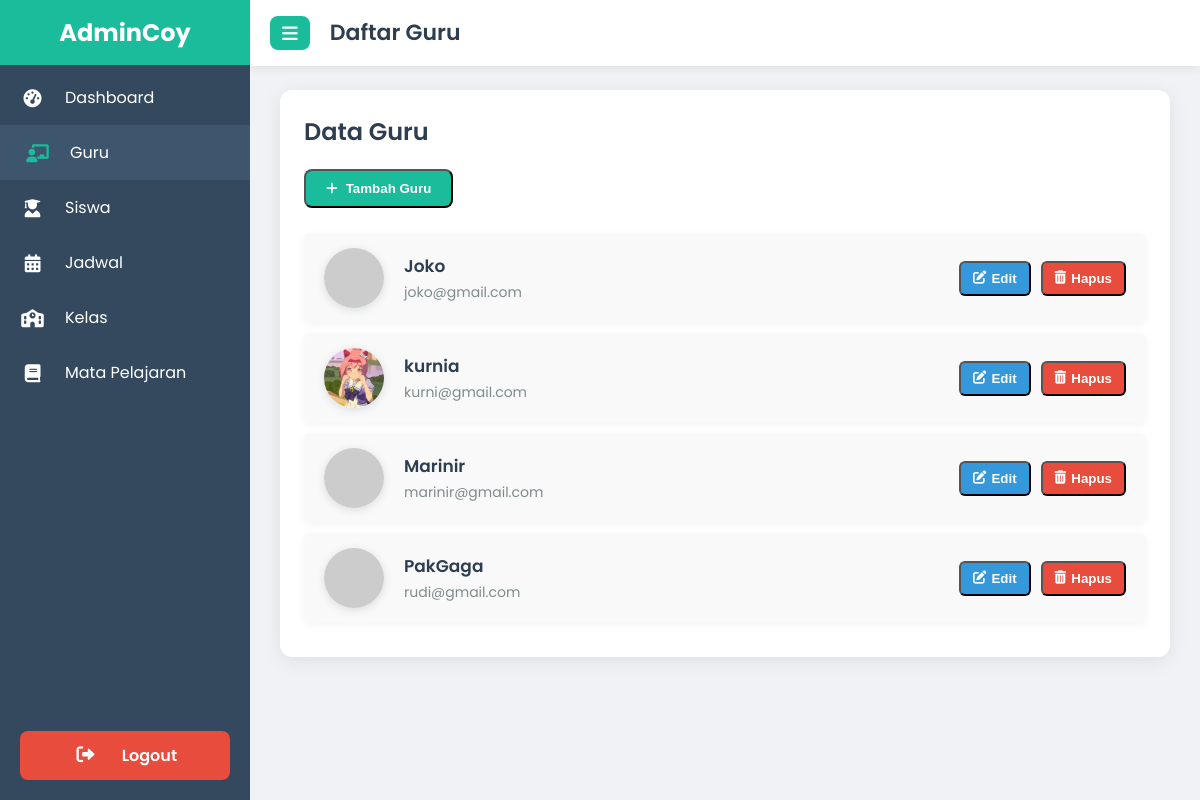
Screenshot of /admin/guru/index.php (signed in) with the database file from the repository.
### tables this page shows
CREATE TABLE `guru` (
  `id` int(11) NOT NULL,
  `nip` varchar(30) DEFAULT NULL,
  `name` varchar(100) DEFAULT NULL,
  `gender` enum('laki-laki','Perempuan') DEFAULT NULL,
  `email` varchar(100) DEFAULT NULL,
  `pass` varchar(255) DEFAULT NULL,
  `dob` date DEFAULT NULL,
  `no_hp` varchar(20) DEFAULT NULL,
  `photo` varchar(100) NOT NULL,
  `alamat` text DEFAULT NULL,
  `mapel` varchar(100) DEFAULT NULL,
  `admission_date` timestamp NOT NULL DEFAULT current_timestamp()
);

### admin/guru/index.php (the view, shortened to what this page needs)
<?php
require '../../koneksi.php';
$stmt = $pdo->query("SELECT * FROM guru ORDER BY name ASC");
$gurulist = $stmt->fetchAll();
?>
<!DOCTYPE html>
<html lang="id">
<head>
    <link href="https://cdnjs.cloudflare.com/ajax/libs/font-awesome/6.0.0-beta3/css/all.min.css" rel="stylesheet">
    <link rel="stylesheet" href="../../assets/admin.css">
</head>
<body>
    <div class="sidebar" id="sidebar">
        <div class="logo"><span>AdminCoy</span></div>
        <nav>
            <a href="../dashboard_admin.php">
                <i class="fas fa-tachometer-alt"></i>
                <span>Dashboard</span>
            </a>
            <a href="index.php" class="active">
                <i class="fas fa-chalkboard-teacher"></i>
                <span>Guru</span>
            </a>
            <a href="../siswa/index.php">
                <i class="fas fa-user-graduate"></i>
                <span>Siswa</span>
            </a>
            <a href="../jadwal/index.php">
                <i class="fas fa-calendar-alt"></i>
                <span>Jadwal</span>
            </a>
            <a href="../kelas/index.php">
                <i class="fas fa-school"></i>
                <span>Kelas</span>
            </a>
            <a href="../mapel/index.php">
                <i class="fas fa-book"></i>
                <span>Mata Pelajaran</span>
            </a>
            <div class="logout-button-container">
                <a href="../logout.php">
                    <i class="fas fa-sign-out-alt"></i>
                    <span>Logout</span>
                </a>
            </div>
        </nav>
    </div>
    <div class="header" id="header">
        <button class="toggle-btn" onclick="toggleSidebar()">
            <i class="fas fa-bars"></i>
        </button>
        <h1>Daftar Guru</h1>
    </div>
    <div class="content" id="mainContent">
        <div class="card">
            <h2>Data Guru</h2>
            <button class="add-link" id="btn-tambah-guru">
                <i class="fas fa-plus"></i> Tambah Guru
            </button>
            <ul class="guru-list" id="guru-list">
                <?php foreach ($gurulist as $guru): ?>
                <li
                    data-id="<?= htmlspecialchars($guru['nip']) ?>"
                    data-nama="<?= htmlspecialchars($guru['name']) ?>"
                    data-nip="<?= htmlspecialchars($guru['nip']) ?>"
                    data-gender="<?= htmlspecialchars($guru['gender']) ?>"
                    data-dob="<?= htmlspecialchars($guru['dob']) ?>"
                    data-nohp="<?= htmlspecialchars($guru['no_hp']) ?>"
                    data-email="<?= htmlspecialchars($guru['email']) ?>"
                    data-alamat="<?= htmlspecialchars($guru['alamat']) ?>"
                    data-photo="<?= htmlspecialchars($guru['photo']) ?>"
                >
                    <div class="guru-info">
                        <img
                            src="../../uploads/guru/<?= htmlspecialchars($guru['photo']) ?>"
                            alt="Foto <?= htmlspecialchars($guru['name']) ?>"
                            loading="lazy"
                            onerror="this.onerror=null;this.src='https://placehold.co/60x60/cccccc/333333?text=No+Foto';"
                        >
                        <div class="guru-text">
                            <span class="guru-nama"><?= htmlspecialchars($guru['name']) ?></span>
                            <span class="guru-email"><?= htmlspecialchars($guru['email']) ?></span>
                        </div>
                    </div>
                    <div class="guru-actions">
                        <button class="action-link edit btn-edit">
                            <i class="fas fa-edit"></i> Edit
                        </button>
                        <button class="action-link delete btn-hapus" data-nip="<?= urlencode($guru['nip']) ?>">
                            <i class="fas fa-trash-alt"></i> Hapus
                        </button>
                    </div>
                </li>
                <?php endforeach; ?>
            </ul>
        </div>
    </div>
</body>
</html>

### assets/admin.css (style rules this page uses)
:root { --primary-color: #1abc9c; --secondary-color: #34495e; --background-color: #f0f2f5; --card-background: #ffffff; --text-color: #2c3e50; --light-text-color: #7f8c8d; --border-color: #e0e0e0; --shadow-color: rgba(0, 0, 0, 0.08); --sidebar-width: 250px; --sidebar-collapsed-width: 70px; }
* { box-sizing: border-box; margin: 0; padding: 0; }
body { font-family: 'Poppins', sans-serif; background-color: var(--background-color); display: flex; min-height: 100vh; color: var(--text-color); overflow-x: hidden; }
.sidebar { width: var(--sidebar-width); background-color: var(--secondary-color); position: fixed; top: 0; left: 0; height: 100%; transition: width 0.3s ease; z-index: 1000; padding-top: 70px; overflow: hidden; }
.sidebar .logo { color: #fff; font-size: 24px; font-weight: 700; text-align: center; padding: 15px 0; position: absolute; top: 0; left: 0; width: 100%; background: var(--primary-color); }
.sidebar nav a { display: flex; align-items: center; padding: 15px 20px; color: #fff; text-decoration: none; transition: background-color 0.2s ease, padding-left 0.2s ease; }
.sidebar nav a i { width: 25px; text-align: center; margin-right: 20px; font-size: 18px; }
.sidebar nav a:hover, .sidebar nav a.active { background-color: #3e566d; padding-left: 25px; }
.sidebar nav a.active i { color: var(--primary-color); }
.header { height: 65.5px; background-color: var(--card-background); box-shadow: 0 2px 10px var(--shadow-color); display: flex; align-items: center; padding: 0 20px; position: fixed; top: 0; left: var(--sidebar-width); width: calc(100% - var(--sidebar-width)); z-index: 999; transition: left 0.3s ease, width 0.3s ease; }
.header h1 { font-size: 22px; font-weight: 600; margin: 0; }
.content { flex-grow: 1; padding: 90px 30px 30px 30px; margin-left: var(--sidebar-width); transition: margin-left 0.3s ease; max-width: 100%; }
.toggle-btn { background-color: var(--primary-color); color: white; border: none; padding: 8px 12px; border-radius: 8px; cursor: pointer; font-size: 18px; display: flex; align-items: center; margin-right: 20px; transition: background-color 0.3s; }
.card { background: var(--card-background); border-radius: 12px; padding: 24px; box-shadow: 0 4px 20px var(--shadow-color); margin-bottom: 25px; max-width: 1200px; margin-left: auto; margin-right: auto; }
.card h2 { margin-bottom: 20px; font-size: 24px; font-weight: 600; color: var(--text-color); }
.add-link { display: inline-flex; align-items: center; gap: 8px; margin-bottom: 25px; padding: 10px 20px; background-color: var(--primary-color); color: white; text-decoration: none; border-radius: 8px; font-weight: 600; transition: background-color 0.3s, transform 0.2s; outline: none !important; box-shadow: none; }
.guru-list { list-style: none; padding: 0; }
.guru-list li { display: flex; align-items: center; background: #f9f9f9; margin-bottom: 10px; padding: 15px 20px; border-radius: 8px; justify-content: space-between; box-shadow: 0 2px 8px rgba(0, 0, 0, 0.05); transition: background-color 0.2s ease; }
.guru-info { display: flex; align-items: center; flex-grow: 1; }
.guru-info img { width: 60px; height: 60px; object-fit: cover; border-radius: 50%; margin-right: 20px; box-shadow: 0 2px 8px rgba(44,62,80,0.15); background: #fff; }
.guru-text { display: flex; flex-direction: column; }
.guru-nama { font-weight: 600; font-size: 17px; color: var(--text-color); margin-bottom: 3px; }
.guru-email { font-weight: 400; color: var(--light-text-color); font-size: 14px; }
.guru-actions { display: flex; gap: 10px; flex-wrap: wrap; }
.action-link { padding: 8px 12px; border-radius: 6px; text-decoration: none; font-weight: 600; transition: background-color 0.2s, color 0.2s; display: inline-flex; align-items: center; gap: 5px; outline: none !important; box-shadow: none; }
.action-link.edit { background-color: #3498db; color: white; }
.action-link.delete { background-color: #e74c3c; color: white; }
.sidebar .logout-button-container { position: absolute; bottom: 20px; left: 0; width: 100%; padding: 0 20px; }
.sidebar .logout-button-container a { background-color: #e74c3c; color: white; font-weight: 600; text-align: center; border-radius: 8px; display: block; padding: 12px 20px; text-decoration: none; transition: background-color 0.3s; }

### rows the page displays
guru: name "Joko", email "joko@gmail.com"
guru: photo (picture), name "kurnia", email "kurni@gmail.com"
guru: name "Marinir", email "marinir@gmail.com"
guru: name "PakGaga", email "rudi@gmail.com"
